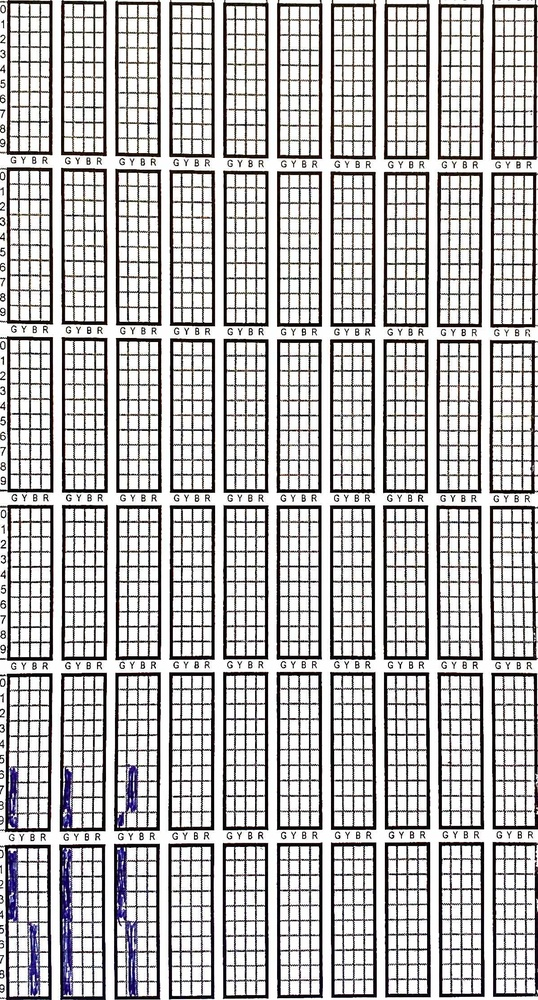
#> input picture 06.jpg, 538 x 1000 px, shrunk from 1198 x 2228 before the run
$ python test.py
#> lines starting #> are read from the running program, lines starting #| are printed output that depends on the picture; after the words box and inside, x2 and y2 are one past the last pixel; in counts of white or black regions, pixels touching at a corner belong together
### parse_images.py
from openpyxl import Workbook
from PIL import Image
import numpy as np
import cv2
from box_utils import find_boxes

def get_leading_zero(num):
    if num < 10 :
        return str("0") + str(num)
    else:
        return str(num)

def get_y_pos(box):
    a1, b1, a2, b2 = box
    return b1

def get_x_pos(box):
    a1, b1, a2, b2 = box
    return a1

def get_sub_box(box, column, row, line_width_factor, grid_columns, grid_rows):
    x1, y1, x2, y2 = box
    width = x2 - x1
    height = y2 - y1

    line_width = width * line_width_factor

    x1 = x1 + line_width
    y1 = y1 + line_width
    x2 = x2 - line_width
    y2 = y2 - line_width
    width = width - (line_width * 2)
    height = height - (line_width * 2)

    box_width = width / grid_columns
    box_height = height / grid_rows

    mini_box_x1 = x1 + (box_width * column) + line_width
    mini_box_y1 = y1 + (box_height * row) + line_width
    mini_box_x2 = x1 + (box_width * column) + box_width - line_width
    mini_box_y2 = y1 + (box_height * row) + box_height - line_width

    return (mini_box_x1, mini_box_y1, mini_box_x2, mini_box_y2)

def get_pixels_at_pos(box, column, row, line_width_factor, grid_columns, grid_rows, baw_array):
    x1, y1, x2, y2 = get_sub_box(box, column, row, line_width_factor, grid_columns, grid_rows)

    pixels = []
    for x in range(int(x1), int(x2)):
        for y in range(int(y1), int(y2)):
            pixels.append(baw_array.item(y, x))
    return pixels

def chunks(lst, n):
    for i in range(0, len(lst), n):
        yield lst[i:i + n]

def decide_color(pixel):
    if pixel > 200:
        return 0
    else:
        return 1

def max_key_value(dic):
    return max(dic, key=lambda key: dic[key])

def get_black_percentage(pixels):
    if not pixels:
        return 0
    mapped = list(map(decide_color, pixels))
    return sum(mapped) / len(mapped)

def calculate_checked_boxes(row, col, threshold, num_boxes, image, total_columns):
    grids = find_boxes(row, col, threshold, num_boxes, image)
    grids.sort(key=get_y_pos)
    full_grid = []
    for row in chunks(grids, total_columns):
        row.sort(key=get_x_pos)
        full_grid.append(row)
    return full_grid

def decide_grid(grid, grid_rows, grid_columns, line_width_factor, baw_array, percentage_black_threshold):
    sub_grid = {}
    for y in range(grid_rows):
        row = {}
        for x in range(grid_columns):
            perc = get_black_percentage(get_pixels_at_pos(grid, x, y, line_width_factor, grid_columns, grid_rows, baw_array))
            if perc > percentage_black_threshold:
                row[x] = perc
        if len(row) > 0:
            sub_grid[y] = max_key_value(row)
    return sub_grid

### fileList: list of full paths to images
### hour: starting hour
### colors: ordered list of cell color value
### total columns: the total amount of large box columns
### total_rows: the total amount of large box rows
### grid_rows: the total amount of rows per single large box
### grid_columns: the total amount of columns per single large box
### threshold: edge detection threshold (0-255). default: 80
### line_width_factor: the factor width which line widths are multiplied to find the optimal boxes
### percentage_black_threshold: percentage of black pixels to decide a small cell to be black
def parse(fileList, hour, colors, total_columns, total_rows, grid_rows, grid_columns, threshold = 80, line_width_factor = 0.05, percentage_black_threshold = 0.3):
#> called with hour = 6, total_columns = 10, total_rows = 6, grid_rows = 10, grid_columns = 4, threshold = 80, line_width_factor = 0.05, percentage_black_threshold = 0.3
    book = Workbook()
    sh = book.active

    for i, filename in enumerate(fileList):
        for n in range(60):
            sh.cell((i * 60) + n+1, 1, get_leading_zero(hour) + ":" + get_leading_zero(n))

        img = Image.open(filename)
#> img is the input picture: PIL image 538x1000 RGB; mean R, G, B 186.9, 185.4, 185.5
        img = img.convert('L')
#> img: PIL image 538x1000 L
        image = np.array(img)
        img.close()

        img = cv2.imread(filename)
#> img: shape (1000, 538, 3)
        img = cv2.GaussianBlur(img,(5,5),cv2.BORDER_DEFAULT)
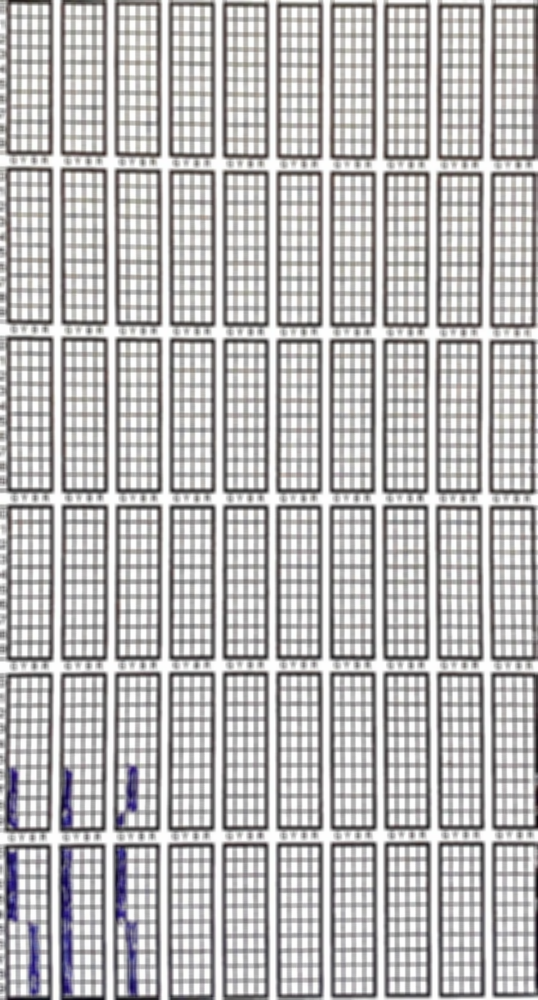
#> img: shape (1000, 538, 3); mean B, G, R 185.4, 185.3, 186.8
        img = cv2.cvtColor(img, cv2.COLOR_BGR2GRAY)
#> img: shape (1000, 538)
        (thresh, blackAndWhite) = cv2.threshold(img, 180, 255, cv2.THRESH_BINARY)
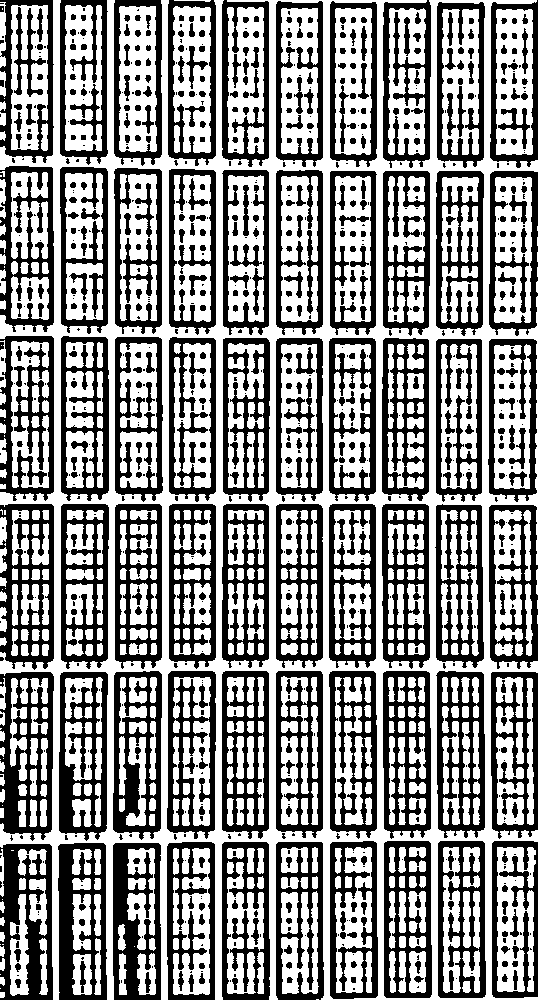
#> blackAndWhite: shape (1000, 538); 56% white; 901 black regions (411 under 20 px), largest, box (x1, y1, x2, y2) and area: (0, 672, 54, 841) 4918, (0, 844, 53, 1000) 4718, (0, 504, 54, 670) 4681

        blackAndWhiteArray = np.array(blackAndWhite)
        row, col = image.shape
#> row = 1000; col = 538

        full_grid = calculate_checked_boxes(row, col, threshold, total_columns * total_rows, image, total_columns)
#> the loop in calculate_checked_boxes, `for row in chunks(grids, total_columns):` made 6 passes
        for n in range(total_columns):
            for m in range(total_rows):
                for y, x in decide_grid(full_grid[m][n], grid_rows, grid_columns, line_width_factor, blackAndWhiteArray, percentage_black_threshold).items():
                    sh.cell((i * 60) + (m*10)+y+1, n+2, colors[x])

    return book

### box_utils.py
def box_size(coord):
    a1, b1, a2, b2 = coord
    return (a2 - a1) * (b2 - b1)

def find_boxes(row, col, threshold, num_boxes, image):
    boxes = []
    visited = set()
    for i in range(row):
        for j in range(col):
            if (i, j) in visited or image.item(i, j) >= threshold:
                continue
            coord = _flood_fill(i, j, visited, row, col, image, threshold)
            boxes.append(coord)
            boxes.sort(key=box_size, reverse=True)
            if len(boxes) > num_boxes:
                boxes.pop()
    return boxes

def _flood_fill(i, j, visited, row, col, image, threshold):
    r1 = r2 = i
    c1 = c2 = j
    stack = [(i, j)]
    visited.add((i, j))
    while stack:
        r, c = stack.pop()
        for nr, nc in [(r+1, c), (r-1, c), (r, c+1), (r, c-1)]:
            if nr < 0 or nc < 0 or nr >= row or nc >= col:
                continue
            if (nr, nc) in visited or image.item(nr, nc) >= threshold:
                continue
            r1 = min(nr, r1)
            r2 = max(nr, r2)
            c1 = min(nc, c1)
            c2 = max(nc, c2)
            stack.append((nr, nc))
            visited.add((nr, nc))
    return (c1, r1, c2, r2)

### test.py
from parse_images import parse

colors = ['g', 'y', 'b', 'r']
total_columns = 10
total_rows = 6
grid_rows = 10
grid_columns = 4

files = ['06.jpg']
hour = 6

book = parse(files, hour, colors, total_columns, total_rows, grid_rows, grid_columns)

book.save("output.xlsx")

$ run again, with 08.jpg copied over 06.jpg
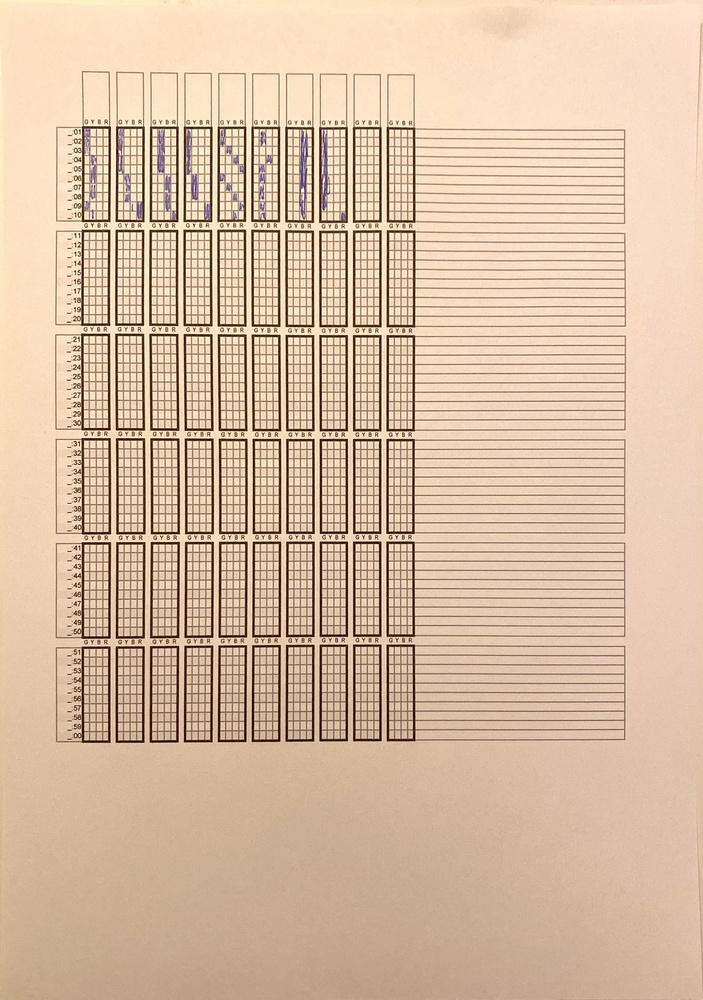
#> input picture 08.jpg, 703 x 1000 px, shrunk from 2530 x 3598 before the run
#> in parse, img is the input picture: PIL image 703x1000 RGB; mean R, G, B 216.5, 188.2, 162.5
#> in parse, `img = cv2.cvtColor(img, cv2.COLOR_BGR2GRAY)`:
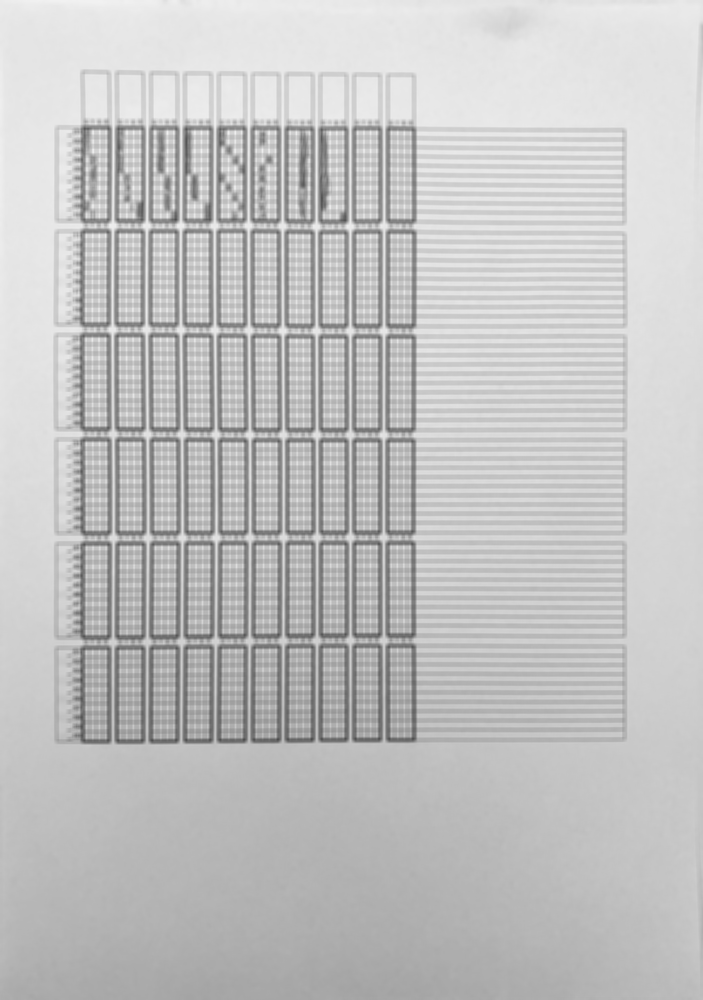
#> img: shape (1000, 703); min 76, max 242, mean 193.8
#> in parse, `(thresh, blackAndWhite) = cv2.threshold(img, 180, 255, cv2.THRESH_BINA..`:
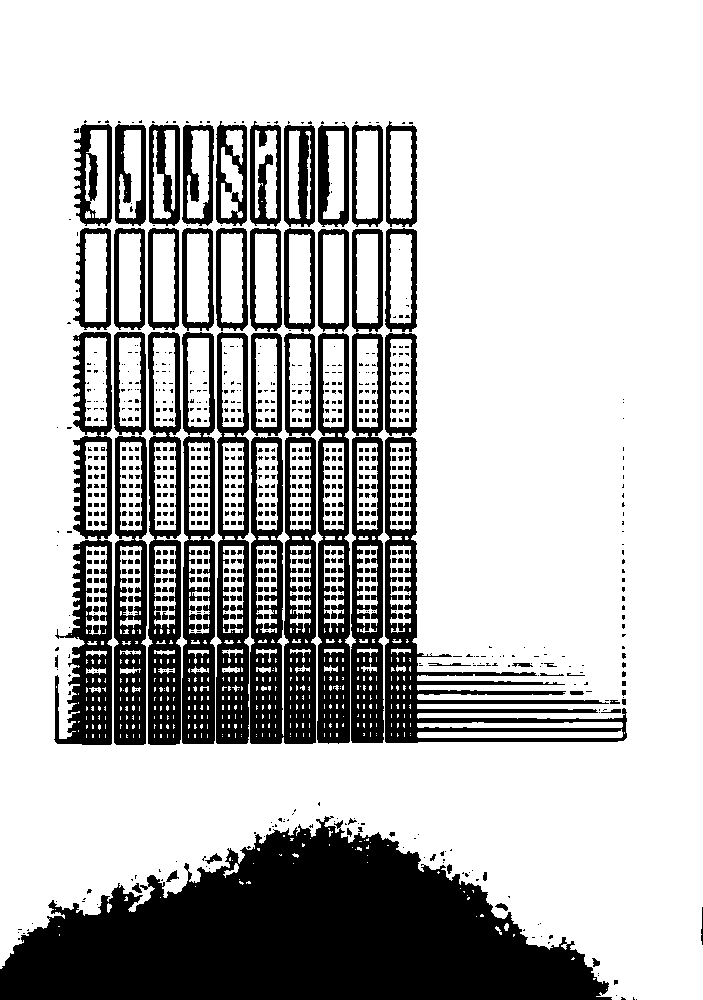
#> blackAndWhite: shape (1000, 703); 73.2% white; 917 black regions (683 under 20 px), largest, box (x1, y1, x2, y2) and area: (0, 816, 612, 1000) 67801, (250, 437, 316, 744) 12077, (385, 437, 627, 743) 11786
#> after the loop in find_boxes, `for i in range(row):`: boxes = 60 items, first 6: (150, 542, 179, 637), (150, 334, 178, 430), (184, 334, 212, 430), (82, 542, 110, 638), (218, 645, 246, 741), (252, 645, 280, 741)
#> grids has the same summary as boxes in find_boxes
#> the loop in calculate_checked_boxes, `for row in chunks(grids, total_columns):` made 6 passes
#> after the loop in calculate_checked_boxes, `for row in chunks(grids, total_columns):`: full_grid = 6 items
